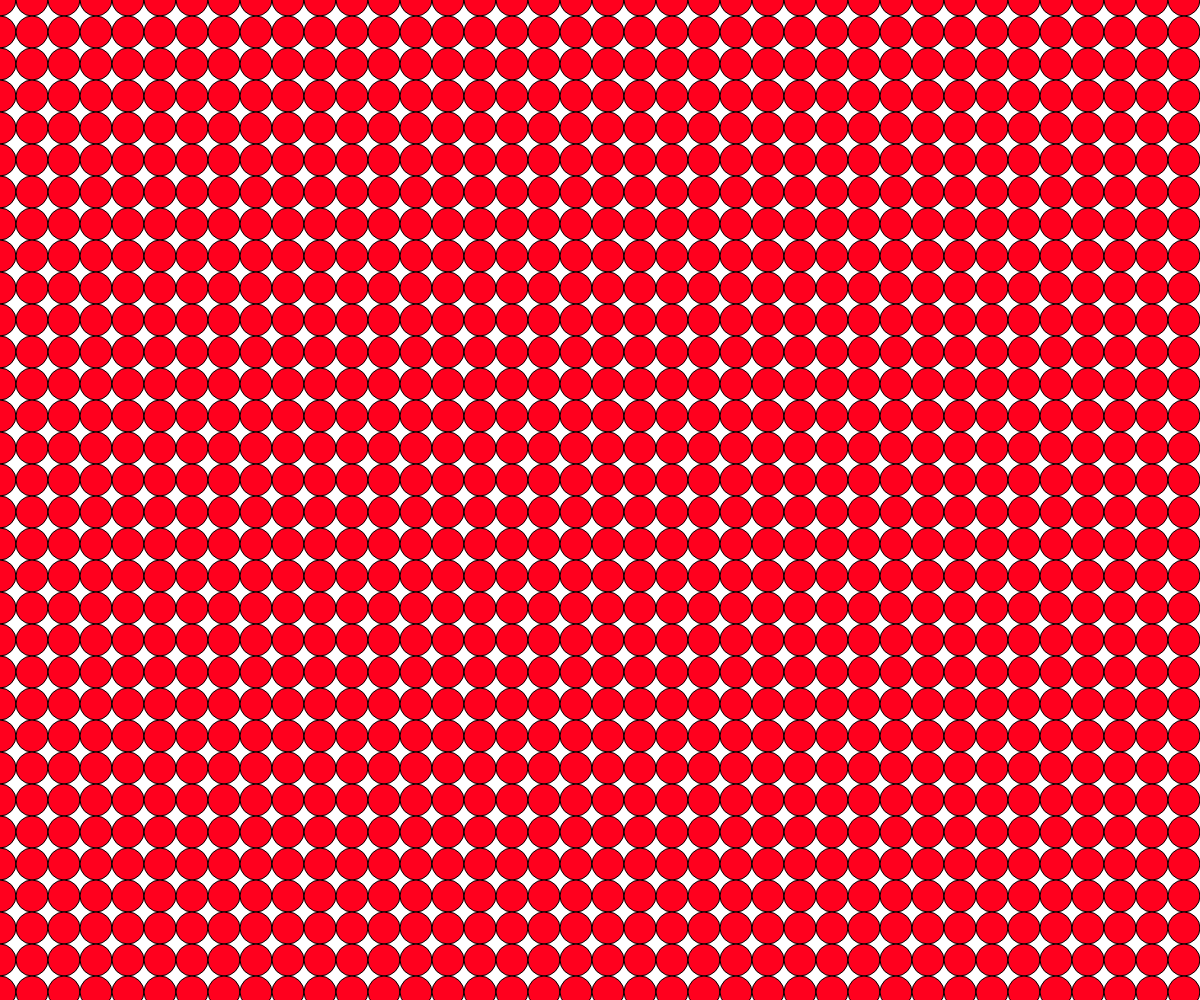
Frame 1 (no input)
Frame 60 (no input): identical to frame 1, image omitted
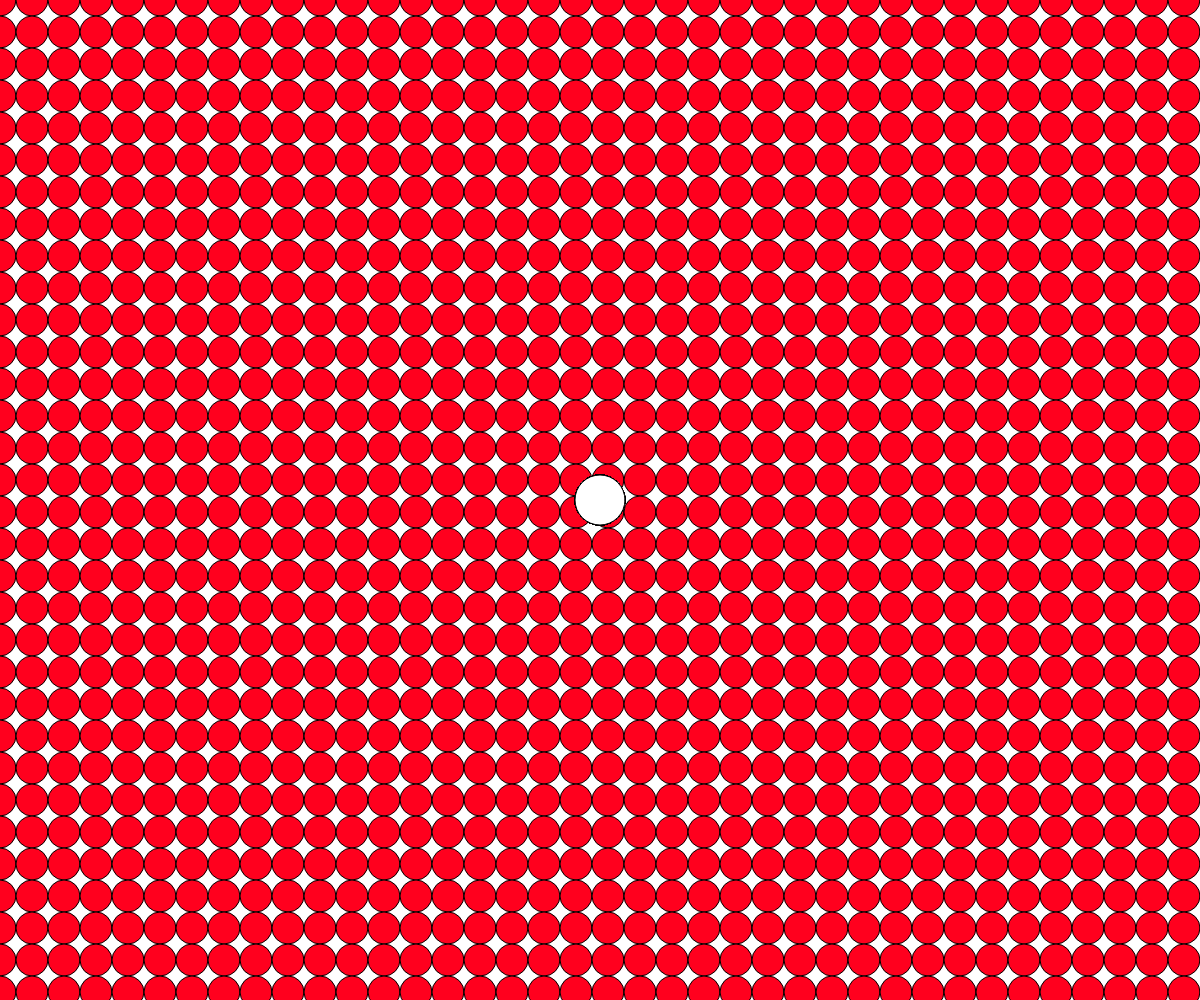
Frame 120 (the mouse pressed at the canvas centre since frame 60)

The p5.js sketch that drew these frames (run headless with seeded random() and noise() and a simulated clock; from frame 60 on, the mouse is pressed at the canvas centre):

// p5.js sketch
// ── sketch.js


function setup() {
	createCanvas(windowWidth, windowHeight);
	//cnv.mousePressed(pressed = true)
	for (var x = 0; x <= windowWidth; x += 32){
		for (var y = 0; y<= windowHeight; y += 32){
			fill(255, 0, 30)
			ellipse(x,y,32,32)
		}
	}


}

function draw() {
	
	fill(255, 255, 255);
	if (mouseIsPressed) {
		ellipse(mouseX, mouseY, 50, 50);
	}


}
